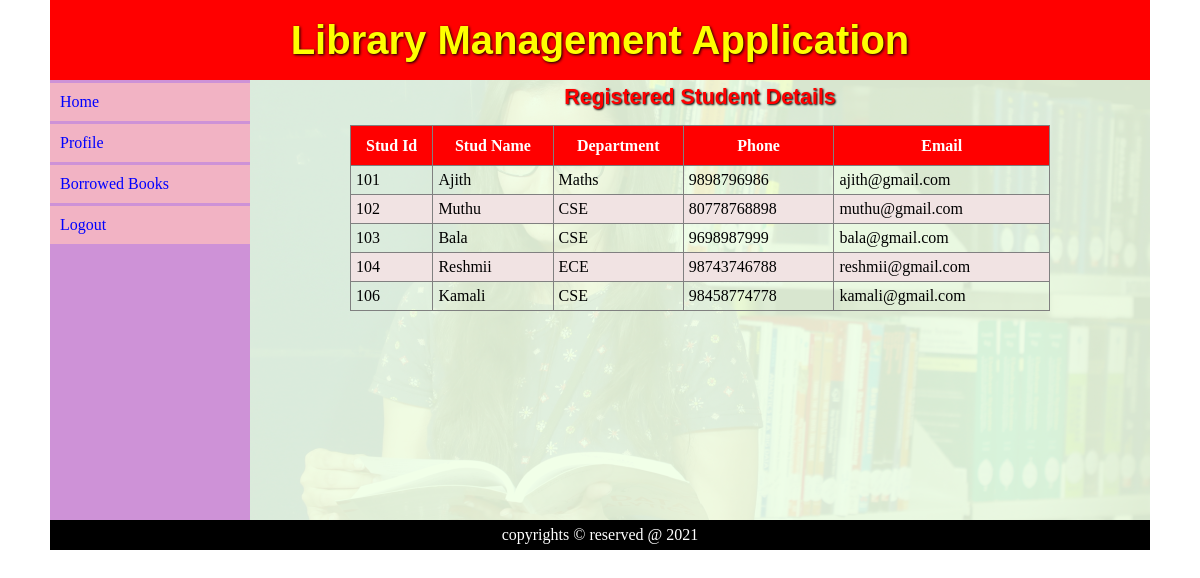
Screenshot of /adm_view_stud.php with the database file from the repository.
### tables this page shows
CREATE TABLE `stud_tbl` (
  `stud_id` int(11) NOT NULL,
  `name` varchar(30) NOT NULL,
  `dept` varchar(20) NOT NULL,
  `phone` varchar(16) NOT NULL,
  `email` varchar(50) NOT NULL,
  `username` varchar(30) NOT NULL,
  `password` varchar(30) NOT NULL
);

### adm_view_stud.php (the view)
<?php include "page_header.php"; ?>
<div id="page_title">
	Registered Student Details
</div>
<table class="tbl" border="1" width="700px">
	<thead>
		<tr>
			<th>Stud Id</th>
			<th>Stud Name</th>
			<th>Department</th>
			<th>Phone</th>
			<th>Email</th>
		</tr>
	<thead>
	<tbody>
<?php
	include "dbcon.php";
	$qry = "select * from stud_tbl";
	$res = mysqli_query($con,$qry);
	while($row = mysqli_fetch_array($res))
	{
?>
		<tr>
			<td><?php echo $row[0]; ?></td>
			<td><?php echo $row[1]; ?></td>
			<td><?php echo $row[2]; ?></td>
			<td><?php echo $row[3]; ?></td>
			<td><?php echo $row[4]; ?></td>
		</tr>
<?php
	}
?>
	</tbody>
</table>
<?php include "page_footer.php"; ?>

### style/style.css (style rules this page uses)
* { margin:0; }
.tbl { margin:10px auto; padding:5px 5px; border-collapse:collapse; }
.tbl thead { background-color:red; color:white; }
.tbl thead tr { height:40px; }
.tbl tbody tr td { padding:5px; }
.tbl tr:nth-child(even) { background-color:#f1e3e3; }
#page_title { text-align:center; padding:5px; font-size:16pt; font-family:arial; font-weight:bolder; margin-bottom:10px; color:red; text-shadow:1px 1px 2px black; }

### rows the page displays
stud_tbl: stud_id "101", name "Ajith", dept "Maths", phone "9898796986", email "ajith@gmail.com"
stud_tbl: stud_id "102", name "Muthu", dept "CSE", phone "80778768898", email "muthu@gmail.com"
stud_tbl: stud_id "103", name "Bala", dept "CSE", phone "9698987999", email "bala@gmail.com"
stud_tbl: stud_id "104", name "Reshmii", dept "ECE", phone "98743746788", email "reshmii@gmail.com"
stud_tbl: stud_id "106", name "Kamali", dept "CSE", phone "98458774778", email "kamali@gmail.com"
